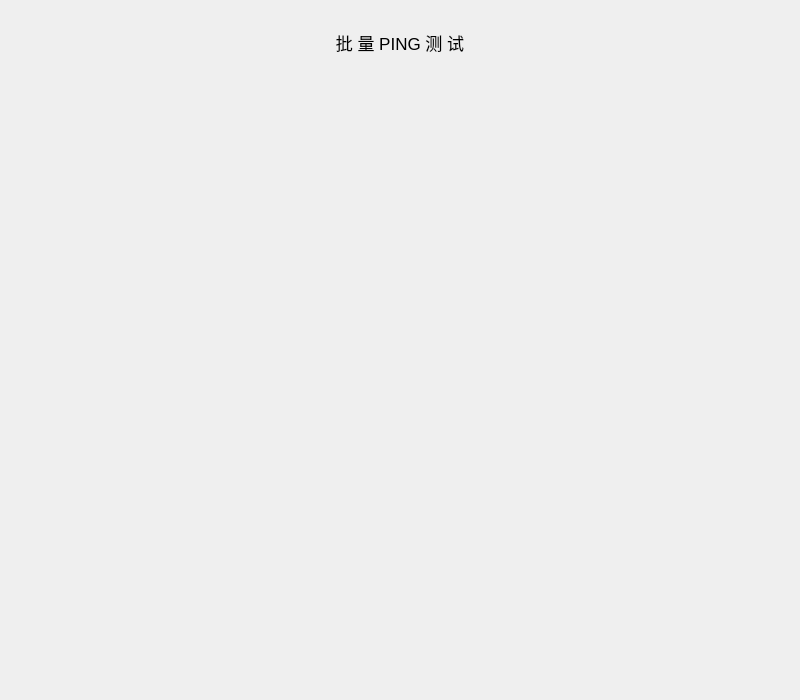
<?xml version="1.0" encoding="UTF-8"?>
<ui version="4.0">
 <class>MainWindow</class>
 <widget class="QMainWindow" name="MainWindow">
  <property name="geometry">
   <rect>
    <x>0</x>
    <y>0</y>
    <width>800</width>
    <height>700</height>
   </rect>
  </property>
  <property name="windowTitle">
   <string>批量PING</string>
  </property>
  <property name="windowIcon">
   <iconset resource="../assets/assets.qrc">
    <normaloff>:/icons/favicon.png</normaloff>:/icons/favicon.png</iconset>
  </property>
  <widget class="QWidget" name="centralwidget">
   <layout class="QVBoxLayout" name="verticalLayout">
    <item>
     <widget class="QWidget" name="titleWidget" native="true">
      <layout class="QHBoxLayout" name="horizontalLayout_2" stretch="1,1,1">
       <item>
        <widget class="QWidget" name="widget" native="true">
         <layout class="QHBoxLayout" name="horizontalLayout_3">
          <property name="leftMargin">
           <number>0</number>
          </property>
          <property name="topMargin">
           <number>0</number>
          </property>
          <property name="rightMargin">
           <number>0</number>
          </property>
          <property name="bottomMargin">
           <number>0</number>
          </property>
          <item>
           <widget class="QPushButton" name="backBtn">
            <property name="minimumSize">
             <size>
              <width>36</width>
              <height>36</height>
             </size>
            </property>
            <property name="maximumSize">
             <size>
              <width>36</width>
              <height>36</height>
             </size>
            </property>
            <property name="styleSheet">
             <string notr="true">QPushButton {
    background-color: rgba(0, 0, 0, 0);
	border-radius: 5px 5px 5px 5px;
    border: none;
}

QPushButton:hover {
    background-color: rgba(0, 0, 0, 0.1);
	border-radius: 5px 5px 5px 5px;
    border: none;
}

QPushButton:pressed {
    background-color: rgba(0, 0, 0, 0.3);
	border-radius: 5px 5px 5px 5px;
    border: none;
}</string>
            </property>
            <property name="text">
             <string/>
            </property>
            <property name="iconSize">
             <size>
              <width>32</width>
              <height>32</height>
             </size>
            </property>
           </widget>
          </item>
          <item>
           <spacer name="horizontalSpacer_4">
            <property name="orientation">
             <enum>Qt::Orientation::Horizontal</enum>
            </property>
            <property name="sizeHint" stdset="0">
             <size>
              <width>246</width>
              <height>45</height>
             </size>
            </property>
           </spacer>
          </item>
         </layout>
        </widget>
       </item>
       <item>
        <widget class="QLabel" name="titleLabel">
         <property name="minimumSize">
          <size>
           <width>200</width>
           <height>48</height>
          </size>
         </property>
         <property name="maximumSize">
          <size>
           <width>200</width>
           <height>48</height>
          </size>
         </property>
         <property name="font">
          <font>
           <pointsize>13</pointsize>
          </font>
         </property>
         <property name="text">
          <string>批 量 PING 测 试</string>
         </property>
         <property name="alignment">
          <set>Qt::AlignmentFlag::AlignCenter</set>
         </property>
        </widget>
       </item>
       <item>
        <widget class="QWidget" name="widget_2" native="true">
         <layout class="QHBoxLayout" name="horizontalLayout_4">
          <property name="leftMargin">
           <number>0</number>
          </property>
          <property name="topMargin">
           <number>0</number>
          </property>
          <property name="rightMargin">
           <number>0</number>
          </property>
          <property name="bottomMargin">
           <number>0</number>
          </property>
          <item>
           <spacer name="horizontalSpacer_5">
            <property name="orientation">
             <enum>Qt::Orientation::Horizontal</enum>
            </property>
            <property name="sizeHint" stdset="0">
             <size>
              <width>246</width>
              <height>45</height>
             </size>
            </property>
           </spacer>
          </item>
          <item>
           <widget class="QPushButton" name="settingsBtn">
            <property name="minimumSize">
             <size>
              <width>36</width>
              <height>36</height>
             </size>
            </property>
            <property name="maximumSize">
             <size>
              <width>36</width>
              <height>36</height>
             </size>
            </property>
            <property name="toolTip">
             <string>设置</string>
            </property>
            <property name="styleSheet">
             <string notr="true">QPushButton {
    background-color: rgba(0, 0, 0, 0);
	border-radius: 5px 5px 5px 5px;
    border: none;
}

QPushButton:hover {
    background-color: rgba(0, 0, 0, 0.1);
	border-radius: 5px 5px 5px 5px;
    border: none;
}

QPushButton:pressed {
    background-color: rgba(0, 0, 0, 0.3);
	border-radius: 5px 5px 5px 5px;
    border: none;
}</string>
            </property>
            <property name="text">
             <string/>
            </property>
            <property name="iconSize">
             <size>
              <width>32</width>
              <height>32</height>
             </size>
            </property>
           </widget>
          </item>
          <item>
           <widget class="QPushButton" name="exportBtn">
            <property name="minimumSize">
             <size>
              <width>36</width>
              <height>36</height>
             </size>
            </property>
            <property name="maximumSize">
             <size>
              <width>36</width>
              <height>36</height>
             </size>
            </property>
            <property name="toolTip">
             <string>数据导出（.xlsx）</string>
            </property>
            <property name="styleSheet">
             <string notr="true">QPushButton {
    background-color: rgba(0, 0, 0, 0);
	border-radius: 5px 5px 5px 5px;
    border: none;
}

QPushButton:hover {
    background-color: rgba(0, 0, 0, 0.1);
	border-radius: 5px 5px 5px 5px;
    border: none;
}

QPushButton:pressed {
    background-color: rgba(0, 0, 0, 0.3);
	border-radius: 5px 5px 5px 5px;
    border: none;
}</string>
            </property>
            <property name="text">
             <string/>
            </property>
            <property name="iconSize">
             <size>
              <width>32</width>
              <height>32</height>
             </size>
            </property>
           </widget>
          </item>
         </layout>
        </widget>
       </item>
      </layout>
     </widget>
    </item>
    <item>
     <widget class="QStackedWidget" name="stackedWidget">
      <property name="whatsThis">
       <string/>
      </property>
      <property name="currentIndex">
       <number>-1</number>
      </property>
     </widget>
    </item>
   </layout>
  </widget>
 </widget>
 <resources>
  <include location="../assets/assets.qrc"/>
 </resources>
 <connections/>
</ui>
